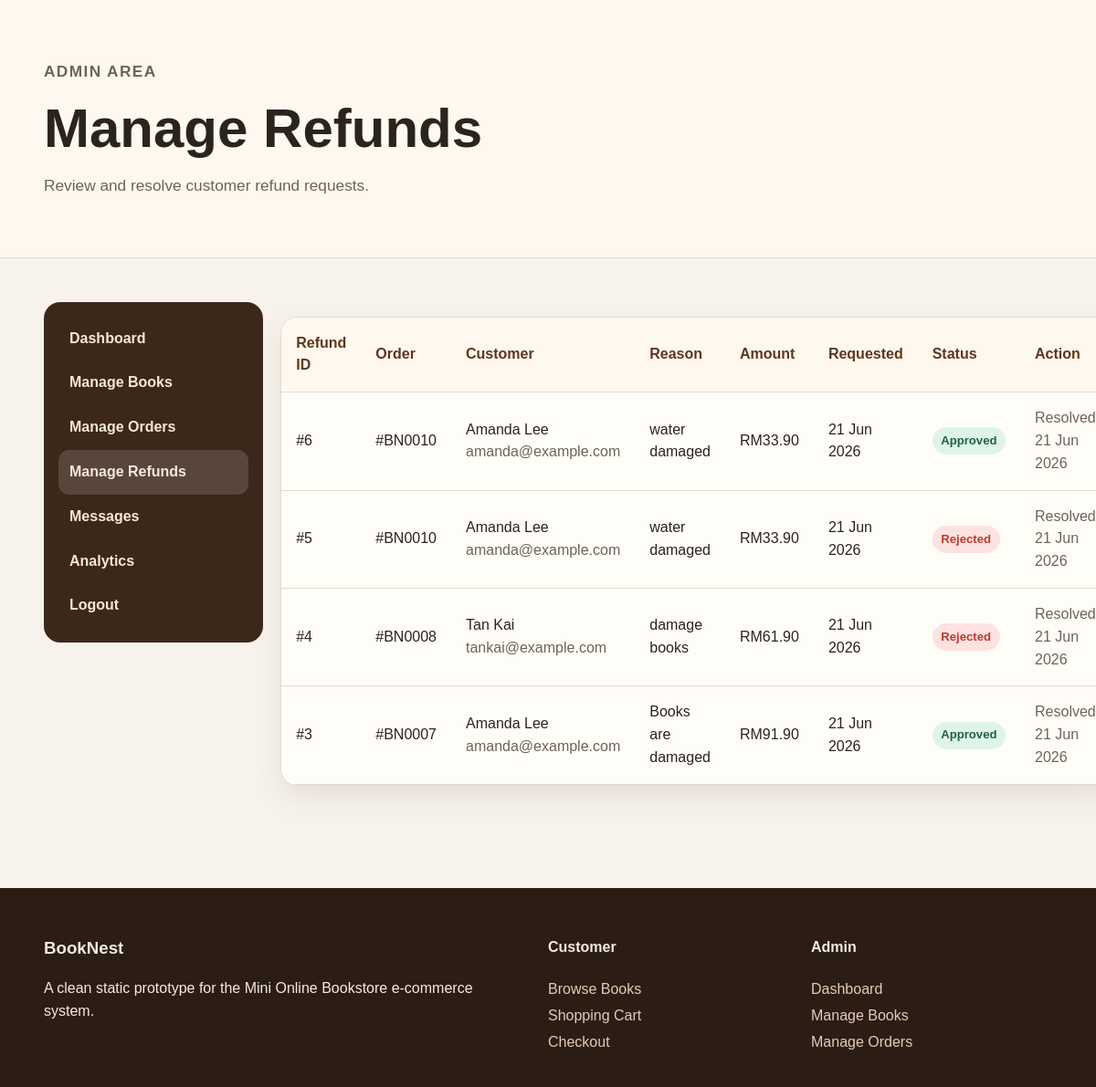
The app's page /admin/manage-refunds.php (signed in) with its own data.
### tables this page shows
CREATE TABLE `refunds` (
  `refund_id` int NOT NULL AUTO_INCREMENT,
  `order_id` int NOT NULL,
  `reason` text NOT NULL,
  `amount` decimal(10,2) NOT NULL,
  `status` enum('Pending','Approved','Rejected') DEFAULT 'Pending',
  `requested_at` timestamp NULL DEFAULT CURRENT_TIMESTAMP,
  `resolved_at` timestamp NULL DEFAULT NULL,
  PRIMARY KEY (`refund_id`),
  KEY `order_id` (`order_id`),
  CONSTRAINT `refunds_ibfk_1` FOREIGN KEY (`order_id`) REFERENCES `orders` (`order_id`)
);

CREATE TABLE `users` (
  `user_id` int NOT NULL AUTO_INCREMENT,
  `name` varchar(100) NOT NULL,
  `email` varchar(100) NOT NULL,
  `password` varchar(255) NOT NULL,
  `role` enum('customer','admin') NOT NULL DEFAULT 'customer',
  `contact` varchar(20) DEFAULT NULL,
  `created_at` timestamp NOT NULL DEFAULT CURRENT_TIMESTAMP,
  PRIMARY KEY (`user_id`),
  UNIQUE KEY `email` (`email`)
);

### admin/manage-refunds.php (the view, shortened to what this page needs)
<?php
include '../app.php';
$refunds = $conn->query("
    SELECT
        refunds.refund_id,
        refunds.order_id,
        refunds.reason,
        refunds.amount,
        refunds.status,
        refunds.requested_at,
        refunds.resolved_at,
        users.name AS customer_name,
        users.email AS customer_email
    FROM refunds
    JOIN orders ON refunds.order_id = orders.order_id
    JOIN users ON orders.user_id = users.user_id
    ORDER BY
        CASE refunds.status WHEN 'Pending' THEN 0 ELSE 1 END,
        refunds.requested_at DESC
");
?>
<!DOCTYPE html>
<html lang="en">
<head>
    <link rel="stylesheet" href="../css/style.css?v=123">
</head>
<body>
<section class="page-title">
    <div class="container">
        <p class="eyebrow">Admin Area</p>
        <h1>Manage Refunds</h1>
        <p>Review and resolve customer refund requests.</p>
    </div>
</section>
<main class="section">
    <div class="container admin-layout">
        <?php include __DIR__ . '/../includes/admin-sidebar.php'; ?>
        <section>
            <div class="table-wrap">
                <table>
                    <thead>
                        <tr>
                            <th>Refund ID</th>
                            <th>Order</th>
                            <th>Customer</th>
                            <th>Reason</th>
                            <th>Amount</th>
                            <th>Requested</th>
                            <th>Status</th>
                            <th>Action</th>
                        </tr>
                    </thead>
                    <tbody>
                        <?php while ($r = $refunds->fetch_assoc()): ?>
                        <tr>
                            <td>#<?php echo $r['refund_id']; ?></td>
                            <td>#BN<?php echo str_pad($r['order_id'], 4, '0', STR_PAD_LEFT); ?></td>
                            <td>
                                <?php echo htmlspecialchars($r['customer_name']); ?><br>
                                <span class="small"><?php echo htmlspecialchars($r['customer_email']); ?></span>
                            </td>
                            <td><?php echo htmlspecialchars($r['reason']); ?></td>
                            <td>RM<?php echo number_format($r['amount'], 2); ?></td>
                            <td><?php echo date("d M Y", strtotime($r['requested_at'])); ?></td>
                            <td>
                                <span class="status <?php echo strtolower($r['status']); ?>">
                                    <?php echo htmlspecialchars($r['status']); ?>
                                </span>
                            </td>
                            <td>
                                <?php if ($r['status'] === 'Pending'): ?>
                                    <form method="POST" style="display:inline;">
                                        <input type="hidden" name="refund_id" value="<?php echo $r['refund_id']; ?>">
                                        <input type="hidden" name="action" value="approve">
                                        <button class="btn secondary approve-btn" type="submit" onclick="return confirm('Approve this refund?')">Approve</button>
                                    </form>
                                    <form method="POST" style="display:inline;">
                                        <input type="hidden" name="refund_id" value="<?php echo $r['refund_id']; ?>">
                                        <input type="hidden" name="action" value="reject">
                                        <button class="btn danger reject-btn" type="submit" onclick="return confirm('Reject this refund?')">Reject</button>
                                    </form>
                                <?php else: ?>
                                    <span class="small">Resolved <?php echo date("d M Y", strtotime($r['resolved_at'])); ?></span>
                                <?php endif; ?>
                            </td>
                        </tr>
                        <?php endwhile; ?>
                    </tbody>
                </table>
            </div>
        </section>
    </div>
</main>
<footer class="footer">
    <div class="container footer-grid">
        <div>
            <h3>BookNest</h3>
            <p>A clean static prototype for the Mini Online Bookstore e-commerce system.</p>
        </div>
        <div>
            <h4>Customer</h4>
            <a href="../books/books.php">Browse Books</a>
            <a href="../orders/cart.php">Shopping Cart</a>
            <a href="../orders/checkout.php">Checkout</a>
        </div>
        <div>
            <h4>Admin</h4>
            <a href="admin-dashboard.php">Dashboard</a>
            <a href="manage-books.php">Manage Books</a>
            <a href="manage-orders.php">Manage Orders</a>
        </div>
    </div>
</footer>
</body>
</html>

### css/style.css (style rules this page uses)
:root { --bg: #f7f3ec; --paper: #fffdf8; --ink: #2a241f; --muted: #6f6259; --line: #e6dacc; --brand: #7b4b2a; --brand-dark: #5f361c; --accent: #b87945; --soft: #efe2d2; --shadow: 0 12px 30px rgba(70, 45, 25, .10); --radius: 18px; }
* { box-sizing: border-box; }
body { margin: 0; font-family: Arial, Helvetica, sans-serif; background: var(--bg); color: var(--ink); line-height: 1.55; }
a { text-decoration: none; color: inherit; }
.container { width: min(1120px, 92%); margin: auto; }
table { border-radius: 12px; overflow: hidden; }
.eyebrow { color: var(--accent); font-weight: 800; text-transform: uppercase; letter-spacing: .08em; font-size: .85rem; }
.hero h1, .page-title h1 { font-size: clamp(2rem, 5vw, 4rem); line-height: 1.05; margin: .5rem 0 1rem; }
.hero p, .page-title p { font-size: 1.08rem; color: var(--muted); max-width: 650px; }
.hero-card, .card, .form-card, .summary, .stat, .table-wrap { background: var(--paper); border: 1px solid var(--line); border-radius: var(--radius); box-shadow: var(--shadow); margin-top: 1rem; margin-bottom: 1rem; }
.section { padding: 3rem 0; }
.section-head p, .meta, .small { color: var(--muted); }
.page-title { padding: 3rem 0; background: #fff8ef; border-bottom: 1px solid var(--line); }
.table-wrap { overflow: auto; }
table { width: 100%; border-collapse: collapse; min-width: 720px; }
th, td { text-align: left; padding: 1rem; border-bottom: 1px solid var(--line); }
th { background: #fff8ef; color: var(--brand-dark); }
.status { border-radius: 999px; padding: 0.3rem 0.6rem; font-size: 0.82rem; font-weight: 800; display: inline-block; }
.status.cancelled, .status.rejected { background: #fde2e2; color: #c0392b; }
.status.completed, .status.approved { background: #dff4e8; color: #216241; }
.admin-layout { display: grid; grid-template-columns: 240px 1fr; gap: 1.2rem; }
.footer { background: #2b1d14; color: #f5eadf; padding: 2rem 0; margin-top: 3rem; }
.footer-grid { display: grid; grid-template-columns: 2fr 1fr 1fr; gap: 1.5rem; }
.footer a { display: block; color: #e5cbb5; margin: .25rem 0; }

### records on screen
refunds: refund_id "6", order "0010", users.name "Amanda Lee", users.email "amanda@example.com", reason "water damaged", amount "33.90", requested_at "21 Jun 2026", status "Approved", resolved_at "21 Jun 2026"
refunds: refund_id "5", order "0010", users.name "Amanda Lee", users.email "amanda@example.com", reason "water damaged", amount "33.90", requested_at "21 Jun 2026", status "Rejected", resolved_at "21 Jun 2026"
refunds: refund_id "4", order "0008", users.name "Tan Kai", users.email "tankai@example.com", reason "damage books", amount "61.90", requested_at "21 Jun 2026", status "Rejected", resolved_at "21 Jun 2026"
refunds: refund_id "3", order "0007", users.name "Amanda Lee", users.email "amanda@example.com", reason "Books are damaged", amount "91.90", requested_at "21 Jun 2026", status "Approved", resolved_at "21 Jun 2026"
